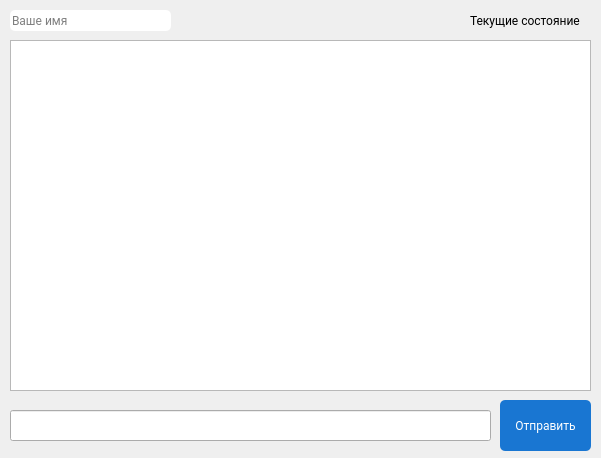
<?xml version="1.0" encoding="UTF-8"?>
<ui version="4.0">
 <class>MainWindow</class>
 <widget class="QMainWindow" name="MainWindow">
  <property name="geometry">
   <rect>
    <x>0</x>
    <y>0</y>
    <width>601</width>
    <height>458</height>
   </rect>
  </property>
  <property name="windowTitle">
   <string>Chat</string>
  </property>
  <property name="windowIcon">
   <iconset>
    <normaloff>../../Documents/cht.png</normaloff>../../Documents/cht.png</iconset>
  </property>
  <property name="styleSheet">
   <string notr="true">font-family: Roboto</string>
  </property>
  <widget class="QWidget" name="centralwidget">
   <widget class="QPushButton" name="pushButton_send">
    <property name="geometry">
     <rect>
      <x>500</x>
      <y>400</y>
      <width>91</width>
      <height>51</height>
     </rect>
    </property>
    <property name="styleSheet">
     <string notr="true">background-color: #1976D2; border-radius: 5px; color: white;
</string>
    </property>
    <property name="text">
     <string>Отправить</string>
    </property>
   </widget>
   <widget class="QLineEdit" name="lineEdit_text">
    <property name="geometry">
     <rect>
      <x>10</x>
      <y>410</y>
      <width>481</width>
      <height>31</height>
     </rect>
    </property>
   </widget>
   <widget class="QLineEdit" name="lineEdit_sender">
    <property name="geometry">
     <rect>
      <x>10</x>
      <y>10</y>
      <width>161</width>
      <height>21</height>
     </rect>
    </property>
    <property name="styleSheet">
     <string notr="true">border-radius: 5px;</string>
    </property>
    <property name="placeholderText">
     <string>Ваше имя</string>
    </property>
   </widget>
   <widget class="QLabel" name="label_state">
    <property name="geometry">
     <rect>
      <x>470</x>
      <y>0</y>
      <width>121</width>
      <height>41</height>
     </rect>
    </property>
    <property name="text">
     <string>Текущие состояние</string>
    </property>
   </widget>
   <widget class="QListWidget" name="listWidget">
    <property name="geometry">
     <rect>
      <x>10</x>
      <y>40</y>
      <width>581</width>
      <height>351</height>
     </rect>
    </property>
   </widget>
  </widget>
 </widget>
 <resources/>
 <connections/>
</ui>
